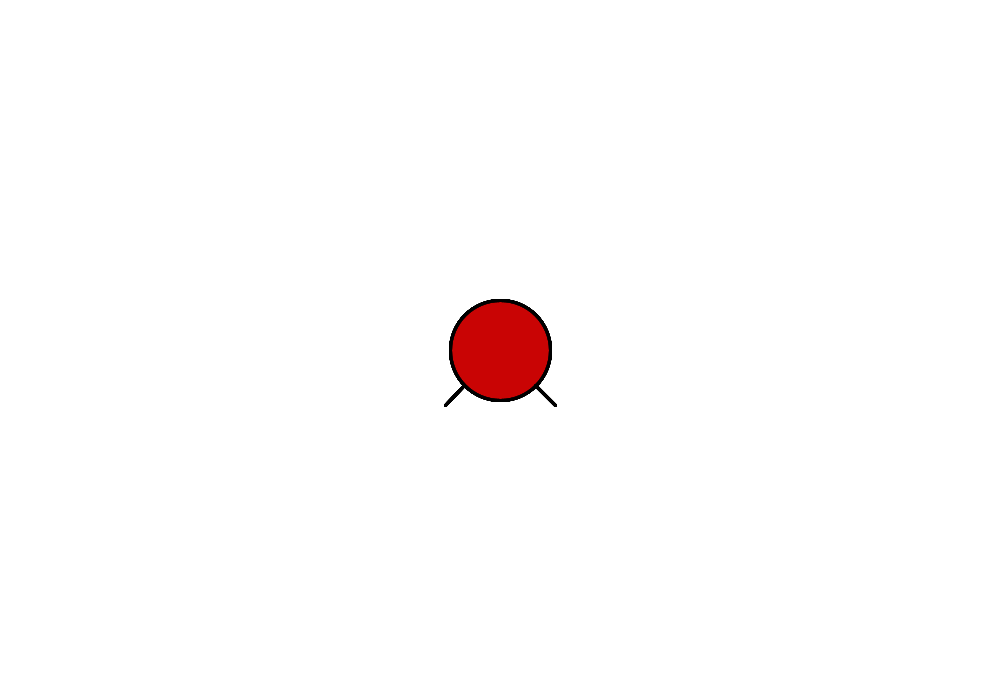
Frame 1 (no input)
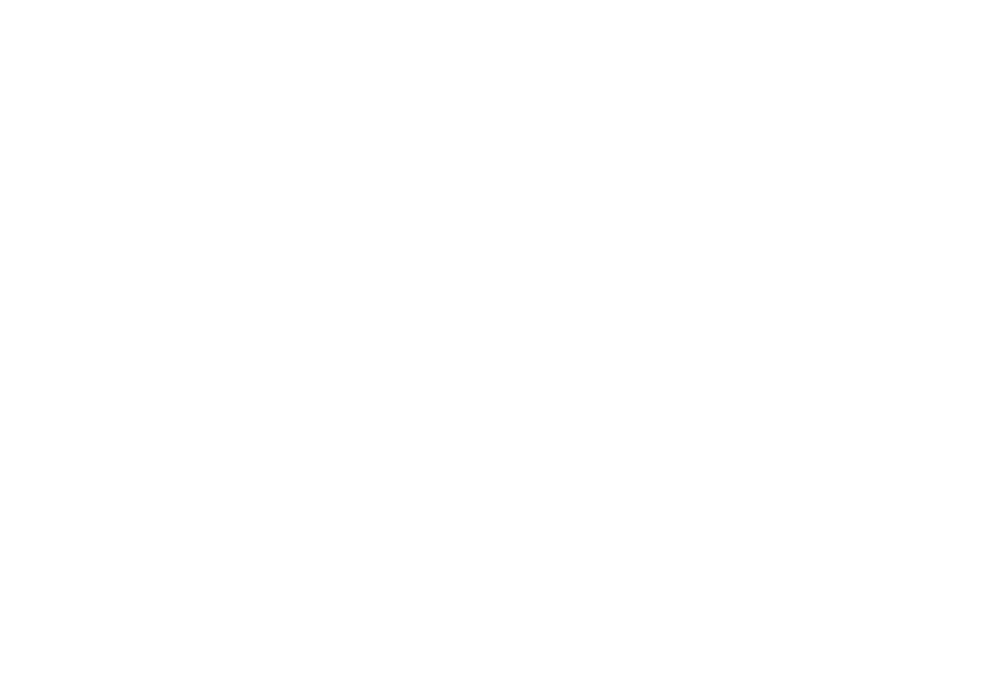
Frame 60 (the mouse pressed at the canvas centre just before this capture)
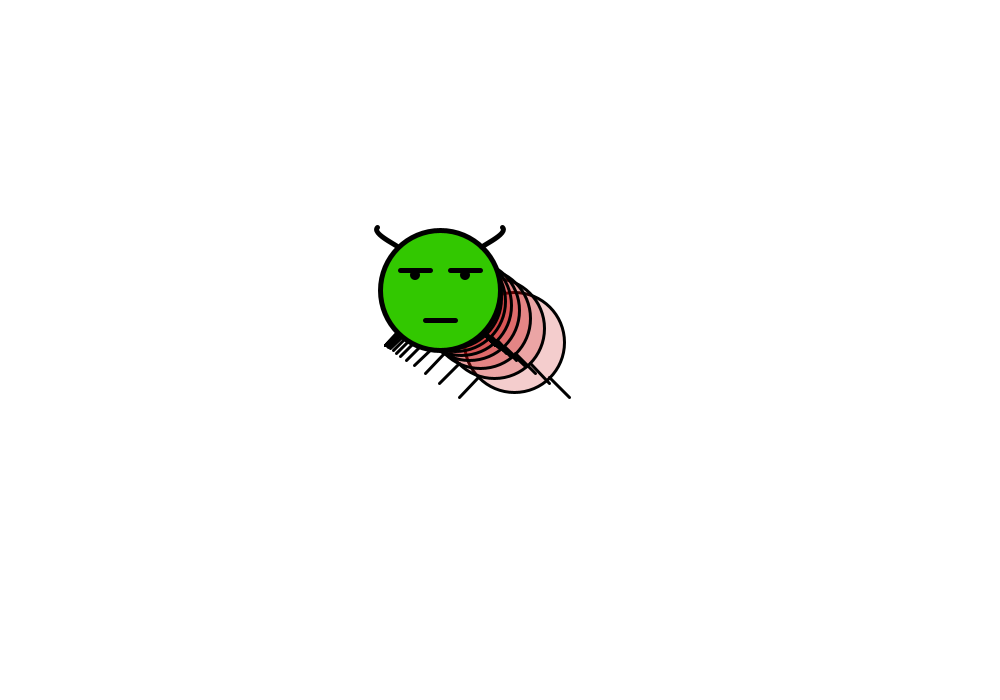
Frame 120 (the mouse held since frame 60 and released just before this capture)

The Processing sketch that drew these frames (run headless with seeded random() and noise(); from frame 60 on, the mouse is pressed at the canvas centre):

// Processing sketch: worm_multi_head
// ── worm_multi_head.pde
omm [] omm = new omm[20];
 
void setup() {
  size(1000, 700); 
  smooth();
 
  for (int i = 0; i < omm.length; i++) {
    omm[omm.length-i-1] = new omm(omm.length-i-1);
  }
}
 
void draw() { 
  background(255);
 
  for (int i = 0; i < omm.length; i++) {
    omm[i].looking();
  }
}
 
//------------------------------------------------------------------------------------------------
 
class omm {
  float x;  //座標
  float y;
  float vx; //速度
  float vy;
  float k;  //緩衝常數
  float l;  //間格距離
  float ll; //間格距離超距版
 
  int num; //編號
 
  omm(int i) {
    x = width / 2;
    y = height / 2;
    vx = 0;
    vy = 0;
    num = i;
    k = 0.15;
  }
 
 
  void looking() {
 
    if (num == (omm.length - 1)) {        //頭
      x = mouseX - 60;
      y = mouseY - 60;
      fill(50, 200, 0);  
      stroke(0);
      strokeWeight(5);         
      ellipse(x, y, 120, 120);
      line(x-40, y-20, x-10, y-20);
      line(x+40, y-20, x+10, y-20);
      line(x-15, y+30, x+15, y+30);
    //  line(x+(60/sqrt(2)), y-(60/sqrt(2)), x+70, y-70);
     // line(x-(60/sqrt(2)), y-(60/sqrt(2)), x-70, y-70);
      noFill();
      curve(x+(60/sqrt(2))+50, y-(60/sqrt(2))-20,x+(60/sqrt(2)), y-(60/sqrt(2)), x+(60/sqrt(2))+20, y-(60/sqrt(2))-20, x+(60/sqrt(2))-40, y-(60/sqrt(2))-40);
      curve(x-(60/sqrt(2))-50, y-(60/sqrt(2))-20,x-(60/sqrt(2)), y-(60/sqrt(2)), x-(60/sqrt(2))-20, y-(60/sqrt(2))-20, x-(60/sqrt(2))+40, y-(60/sqrt(2))-40);
      noStroke();
      fill(0);
      ellipse(x-25, y-15, 10, 10);
      ellipse(x+25, y-15, 10, 10);
    }
    else {                                 //身體
      strokeWeight(3);
      stroke(0);     
      fill(200, 0, 0, 50);
      ellipse(x, y, 100, 100);
      line(x+(50/sqrt(2)), y+(50/sqrt(2)), x+55, y+55);
      line(x-(50/sqrt(2)), y+(50/sqrt(2)), x-55, y+55);
      l = sqrt(sq(omm[num+1].x - x) + sq(omm[num+1].y - y));
      if (l < 90 ) {
 
        vx = (omm[num+1].x - x) * k;
        vy = (omm[num+1].y - y) * k;
 
        x = x + vx;
        y = y + vy;
      }
      else if (l >= 90) {
        ll = sqrt(sq(omm[num+1].x - x) + sq(omm[num+1].y - y));
 
        vx = (omm[num+1].x - x) * k;
        vy = (omm[num+1].y - y) * k;
        x = (omm[num+1].x) - (90*(omm[num+1].x - x)/ll) + vx;
        y = (omm[num+1].y) - (90*(omm[num+1].y - y)/ll) + vy;
      }
    }
  }
}
